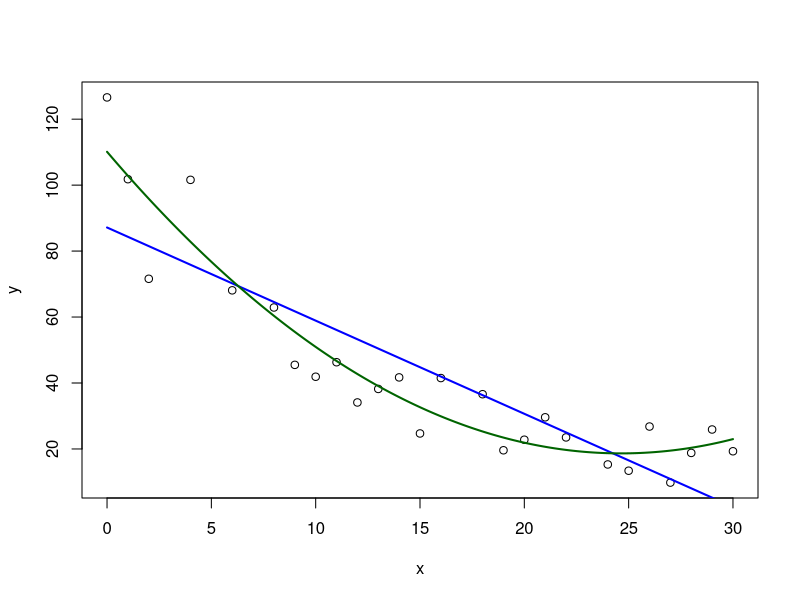
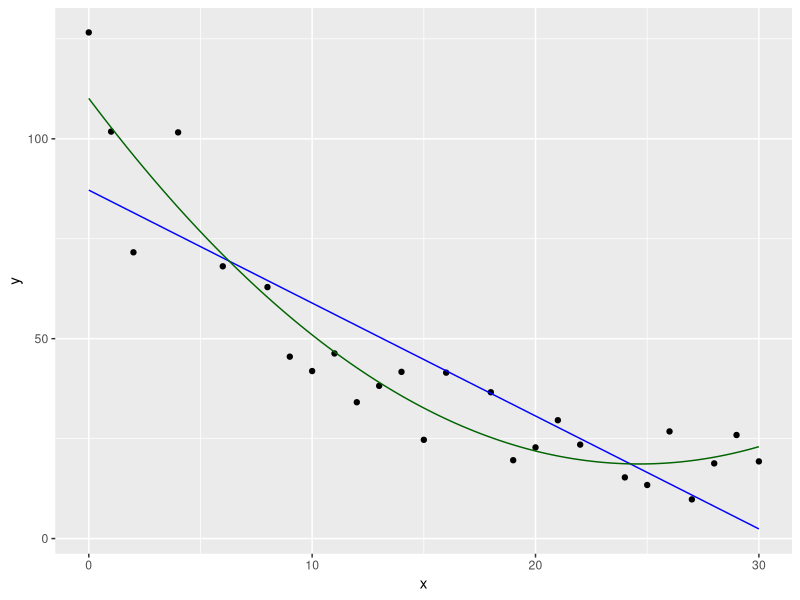

The R script that drew these images, in order:
## ---- chunk 1
knitr::opts_chunk$set(echo = TRUE)
library(tidyverse)
library(modelr)
library(magrittr)
library(lubridate)
## ---- chunk 2
# data taken from http://www.theanalysisfactor.com/r-tutorial-4/
y <- c(126.6, 101.8, 71.6, 101.6, 68.1, 62.9, 45.5, 41.9, 46.3, 34.1, 38.2, 41.7, 24.7, 41.5, 36.6, 19.6, 22.8, 29.6, 23.5, 15.3, 13.4, 26.8, 9.8, 18.8, 25.9, 19.3)
x <- c(0, 1, 2, 4, 6, 8, 9, 10, 11, 12, 13, 14, 15, 16, 18, 19, 20, 21, 22, 24, 25, 26, 27, 28, 29, 30)
x2 <- x ** 2
raw <- tibble(x, y, x2)
linearModel <- lm(y ~ x, data = raw)
quadraticModel <- lm(y ~ x + x2, data = raw)
plot(x, y)
sequenceX <- seq(0, 30, by = 0.1)
modeldata <- data.frame(x = sequenceX, x2 = sequenceX ** 2)
sequenceYL <- predict(linearModel, modeldata)
sequenceYQ <- predict(quadraticModel, modeldata)
lines(sequenceX, sequenceYL, col = "blue", lwd = 2)
lines(sequenceX, sequenceYQ, col = "darkgreen", lwd = 2)
## ---- chunk 3
modeldata <- modeldata %>%
  mutate(linear = sequenceYL, quadratic = sequenceYQ)

g <- ggplot(data = raw, aes(x = x, y = y)) + geom_point()
g + 
  geom_line(data=modeldata, aes(x=x,y=linear), color='blue') + 
  geom_line(data=modeldata, aes(x=x,y=quadratic), color='darkgreen')
